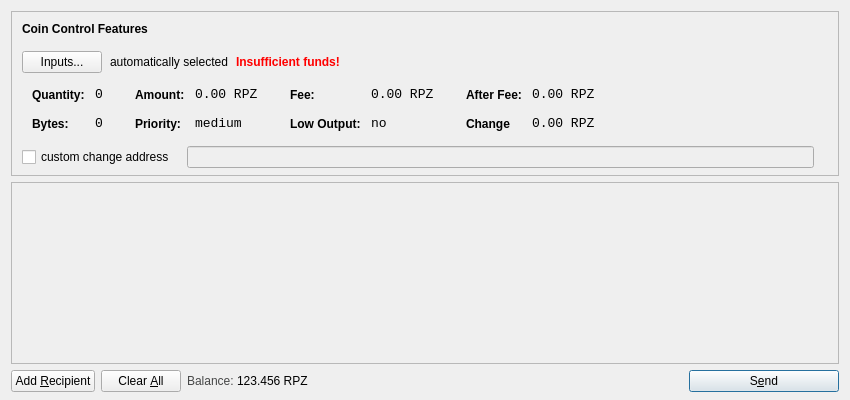
<?xml version="1.0" encoding="UTF-8"?>
<ui version="4.0">
 <class>SendCoinsDialog</class>
 <widget class="QDialog" name="SendCoinsDialog">
  <property name="geometry">
   <rect>
    <x>0</x>
    <y>0</y>
    <width>850</width>
    <height>400</height>
   </rect>
  </property>
  <property name="windowTitle">
   <string>Send Coins</string>
  </property>
  <layout class="QVBoxLayout" name="verticalLayout" stretch="0,1,0">
   <property name="bottomMargin">
    <number>8</number>
   </property>
   <item>
    <widget class="QFrame" name="frameCoinControl">
     <property name="sizePolicy">
      <sizepolicy hsizetype="Expanding" vsizetype="Expanding">
       <horstretch>0</horstretch>
       <verstretch>0</verstretch>
      </sizepolicy>
     </property>
     <property name="maximumSize">
      <size>
       <width>16777215</width>
       <height>16777215</height>
      </size>
     </property>
     <property name="frameShape">
      <enum>QFrame::StyledPanel</enum>
     </property>
     <property name="frameShadow">
      <enum>QFrame::Sunken</enum>
     </property>
     <layout class="QVBoxLayout" name="verticalLayoutCoinControl2">
      <property name="spacing">
       <number>6</number>
      </property>
      <property name="leftMargin">
       <number>0</number>
      </property>
      <property name="topMargin">
       <number>0</number>
      </property>
      <property name="rightMargin">
       <number>0</number>
      </property>
      <property name="bottomMargin">
       <number>6</number>
      </property>
      <item>
       <layout class="QVBoxLayout" name="verticalLayoutCoinControl" stretch="0,0,0,0,1">
        <property name="spacing">
         <number>0</number>
        </property>
        <property name="leftMargin">
         <number>10</number>
        </property>
        <property name="topMargin">
         <number>10</number>
        </property>
        <item>
         <layout class="QHBoxLayout" name="horizontalLayoutCoinControl1">
          <property name="bottomMargin">
           <number>15</number>
          </property>
          <item>
           <widget class="QLabel" name="labelCoinControlFeatures">
            <property name="sizePolicy">
             <sizepolicy hsizetype="Preferred" vsizetype="Maximum">
              <horstretch>0</horstretch>
              <verstretch>0</verstretch>
             </sizepolicy>
            </property>
            <property name="font">
             <font>
              <weight>75</weight>
              <bold>true</bold>
             </font>
            </property>
            <property name="styleSheet">
             <string notr="true">font-weight:bold;</string>
            </property>
            <property name="text">
             <string>Coin Control Features</string>
            </property>
           </widget>
          </item>
         </layout>
        </item>
        <item>
         <layout class="QHBoxLayout" name="horizontalLayoutCoinControl2" stretch="0,0,0,0">
          <property name="spacing">
           <number>8</number>
          </property>
          <property name="bottomMargin">
           <number>10</number>
          </property>
          <item>
           <widget class="QPushButton" name="pushButtonCoinControl">
            <property name="styleSheet">
             <string notr="true"/>
            </property>
            <property name="text">
             <string>Inputs...</string>
            </property>
           </widget>
          </item>
          <item>
           <widget class="QLabel" name="labelCoinControlAutomaticallySelected">
            <property name="text">
             <string>automatically selected</string>
            </property>
            <property name="margin">
             <number>5</number>
            </property>
           </widget>
          </item>
          <item>
           <widget class="QLabel" name="labelCoinControlInsuffFunds">
            <property name="font">
             <font>
              <weight>75</weight>
              <bold>true</bold>
             </font>
            </property>
            <property name="styleSheet">
             <string notr="true">color:red;font-weight:bold;</string>
            </property>
            <property name="text">
             <string>Insufficient funds!</string>
            </property>
            <property name="margin">
             <number>5</number>
            </property>
           </widget>
          </item>
          <item>
           <spacer name="horizontalSpacerCoinControl">
            <property name="orientation">
             <enum>Qt::Horizontal</enum>
            </property>
            <property name="sizeHint" stdset="0">
             <size>
              <width>40</width>
              <height>1</height>
             </size>
            </property>
           </spacer>
          </item>
         </layout>
        </item>
        <item>
         <widget class="QWidget" name="widgetCoinControl" native="true">
          <property name="sizePolicy">
           <sizepolicy hsizetype="Preferred" vsizetype="Preferred">
            <horstretch>0</horstretch>
            <verstretch>0</verstretch>
           </sizepolicy>
          </property>
          <property name="minimumSize">
           <size>
            <width>0</width>
            <height>0</height>
           </size>
          </property>
          <property name="styleSheet">
           <string notr="true"/>
          </property>
          <layout class="QHBoxLayout" name="horizontalLayoutCoinControl5">
           <property name="margin">
            <number>0</number>
           </property>
           <item>
            <layout class="QHBoxLayout" name="horizontalLayoutCoinControl3" stretch="0,0,0,1">
             <property name="spacing">
              <number>20</number>
             </property>
             <property name="topMargin">
              <number>0</number>
             </property>
             <property name="bottomMargin">
              <number>10</number>
             </property>
             <item>
              <layout class="QFormLayout" name="formLayoutCoinControl1">
               <property name="horizontalSpacing">
                <number>10</number>
               </property>
               <property name="verticalSpacing">
                <number>14</number>
               </property>
               <property name="leftMargin">
                <number>10</number>
               </property>
               <property name="topMargin">
                <number>4</number>
               </property>
               <property name="rightMargin">
                <number>6</number>
               </property>
               <item row="0" column="0">
                <widget class="QLabel" name="labelCoinControlQuantityText">
                 <property name="styleSheet">
                  <string notr="true">font-weight:bold;</string>
                 </property>
                 <property name="text">
                  <string>Quantity:</string>
                 </property>
                 <property name="margin">
                  <number>0</number>
                 </property>
                </widget>
               </item>
               <item row="0" column="1">
                <widget class="QLabel" name="labelCoinControlQuantity">
                 <property name="font">
                  <font>
                   <family>Monospace</family>
                   <pointsize>10</pointsize>
                  </font>
                 </property>
                 <property name="cursor">
                  <cursorShape>IBeamCursor</cursorShape>
                 </property>
                 <property name="contextMenuPolicy">
                  <enum>Qt::ActionsContextMenu</enum>
                 </property>
                 <property name="text">
                  <string>0</string>
                 </property>
                 <property name="margin">
                  <number>0</number>
                 </property>
                 <property name="textInteractionFlags">
                  <set>Qt::LinksAccessibleByMouse|Qt::TextSelectableByKeyboard|Qt::TextSelectableByMouse</set>
                 </property>
                </widget>
               </item>
               <item row="1" column="0">
                <widget class="QLabel" name="labelCoinControlBytesText">
                 <property name="styleSheet">
                  <string notr="true">font-weight:bold;</string>
                 </property>
                 <property name="text">
                  <string>Bytes:</string>
                 </property>
                </widget>
               </item>
               <item row="1" column="1">
                <widget class="QLabel" name="labelCoinControlBytes">
                 <property name="font">
                  <font>
                   <family>Monospace</family>
                   <pointsize>10</pointsize>
                  </font>
                 </property>
                 <property name="cursor">
                  <cursorShape>IBeamCursor</cursorShape>
                 </property>
                 <property name="contextMenuPolicy">
                  <enum>Qt::ActionsContextMenu</enum>
                 </property>
                 <property name="text">
                  <string>0</string>
                 </property>
                 <property name="textInteractionFlags">
                  <set>Qt::LinksAccessibleByMouse|Qt::TextSelectableByKeyboard|Qt::TextSelectableByMouse</set>
                 </property>
                </widget>
               </item>
              </layout>
             </item>
             <item>
              <layout class="QFormLayout" name="formLayoutCoinControl2">
               <property name="horizontalSpacing">
                <number>10</number>
               </property>
               <property name="verticalSpacing">
                <number>14</number>
               </property>
               <property name="leftMargin">
                <number>6</number>
               </property>
               <property name="topMargin">
                <number>4</number>
               </property>
               <property name="rightMargin">
                <number>6</number>
               </property>
               <item row="0" column="0">
                <widget class="QLabel" name="labelCoinControlAmountText">
                 <property name="styleSheet">
                  <string notr="true">font-weight:bold;</string>
                 </property>
                 <property name="text">
                  <string>Amount:</string>
                 </property>
                 <property name="margin">
                  <number>0</number>
                 </property>
                </widget>
               </item>
               <item row="0" column="1">
                <widget class="QLabel" name="labelCoinControlAmount">
                 <property name="font">
                  <font>
                   <family>Monospace</family>
                   <pointsize>10</pointsize>
                  </font>
                 </property>
                 <property name="cursor">
                  <cursorShape>IBeamCursor</cursorShape>
                 </property>
                 <property name="contextMenuPolicy">
                  <enum>Qt::ActionsContextMenu</enum>
                 </property>
                 <property name="text">
                  <string>0.00 RPZ</string>
                 </property>
                 <property name="textInteractionFlags">
                  <set>Qt::LinksAccessibleByMouse|Qt::TextSelectableByKeyboard|Qt::TextSelectableByMouse</set>
                 </property>
                </widget>
               </item>
               <item row="1" column="0">
                <widget class="QLabel" name="labelCoinControlPriorityText">
                 <property name="styleSheet">
                  <string notr="true">font-weight:bold;</string>
                 </property>
                 <property name="text">
                  <string>Priority:</string>
                 </property>
                </widget>
               </item>
               <item row="1" column="1">
                <widget class="QLabel" name="labelCoinControlPriority">
                 <property name="font">
                  <font>
                   <family>Monospace</family>
                   <pointsize>10</pointsize>
                  </font>
                 </property>
                 <property name="cursor">
                  <cursorShape>IBeamCursor</cursorShape>
                 </property>
                 <property name="contextMenuPolicy">
                  <enum>Qt::ActionsContextMenu</enum>
                 </property>
                 <property name="text">
                  <string>medium</string>
                 </property>
                 <property name="textInteractionFlags">
                  <set>Qt::LinksAccessibleByMouse|Qt::TextSelectableByKeyboard|Qt::TextSelectableByMouse</set>
                 </property>
                </widget>
               </item>
              </layout>
             </item>
             <item>
              <layout class="QFormLayout" name="formLayoutCoinControl3">
               <property name="horizontalSpacing">
                <number>10</number>
               </property>
               <property name="verticalSpacing">
                <number>14</number>
               </property>
               <property name="leftMargin">
                <number>6</number>
               </property>
               <property name="topMargin">
                <number>4</number>
               </property>
               <property name="rightMargin">
                <number>6</number>
               </property>
               <item row="0" column="0">
                <widget class="QLabel" name="labelCoinControlFeeText">
                 <property name="styleSheet">
                  <string notr="true">font-weight:bold;</string>
                 </property>
                 <property name="text">
                  <string>Fee:</string>
                 </property>
                 <property name="margin">
                  <number>0</number>
                 </property>
                </widget>
               </item>
               <item row="0" column="1">
                <widget class="QLabel" name="labelCoinControlFee">
                 <property name="font">
                  <font>
                   <family>Monospace</family>
                   <pointsize>10</pointsize>
                  </font>
                 </property>
                 <property name="cursor">
                  <cursorShape>IBeamCursor</cursorShape>
                 </property>
                 <property name="contextMenuPolicy">
                  <enum>Qt::ActionsContextMenu</enum>
                 </property>
                 <property name="text">
                  <string>0.00 RPZ</string>
                 </property>
                 <property name="textInteractionFlags">
                  <set>Qt::LinksAccessibleByMouse|Qt::TextSelectableByKeyboard|Qt::TextSelectableByMouse</set>
                 </property>
                </widget>
               </item>
               <item row="1" column="0">
                <widget class="QLabel" name="labelCoinControlLowOutputText">
                 <property name="styleSheet">
                  <string notr="true">font-weight:bold;</string>
                 </property>
                 <property name="text">
                  <string>Low Output:</string>
                 </property>
                </widget>
               </item>
               <item row="1" column="1">
                <widget class="QLabel" name="labelCoinControlLowOutput">
                 <property name="font">
                  <font>
                   <family>Monospace</family>
                   <pointsize>10</pointsize>
                  </font>
                 </property>
                 <property name="cursor">
                  <cursorShape>IBeamCursor</cursorShape>
                 </property>
                 <property name="contextMenuPolicy">
                  <enum>Qt::ActionsContextMenu</enum>
                 </property>
                 <property name="text">
                  <string>no</string>
                 </property>
                 <property name="textInteractionFlags">
                  <set>Qt::LinksAccessibleByMouse|Qt::TextSelectableByKeyboard|Qt::TextSelectableByMouse</set>
                 </property>
                </widget>
               </item>
              </layout>
             </item>
             <item>
              <layout class="QFormLayout" name="formLayoutCoinControl4">
               <property name="horizontalSpacing">
                <number>10</number>
               </property>
               <property name="verticalSpacing">
                <number>14</number>
               </property>
               <property name="leftMargin">
                <number>6</number>
               </property>
               <property name="topMargin">
                <number>4</number>
               </property>
               <property name="rightMargin">
                <number>6</number>
               </property>
               <item row="0" column="0">
                <widget class="QLabel" name="labelCoinControlAfterFeeText">
                 <property name="styleSheet">
                  <string notr="true">font-weight:bold;</string>
                 </property>
                 <property name="text">
                  <string>After Fee:</string>
                 </property>
                 <property name="margin">
                  <number>0</number>
                 </property>
                </widget>
               </item>
               <item row="0" column="1">
                <widget class="QLabel" name="labelCoinControlAfterFee">
                 <property name="font">
                  <font>
                   <family>Monospace</family>
                   <pointsize>10</pointsize>
                  </font>
                 </property>
                 <property name="cursor">
                  <cursorShape>IBeamCursor</cursorShape>
                 </property>
                 <property name="contextMenuPolicy">
                  <enum>Qt::ActionsContextMenu</enum>
                 </property>
                 <property name="text">
                  <string>0.00 RPZ</string>
                 </property>
                 <property name="textInteractionFlags">
                  <set>Qt::LinksAccessibleByMouse|Qt::TextSelectableByKeyboard|Qt::TextSelectableByMouse</set>
                 </property>
                </widget>
               </item>
               <item row="1" column="0">
                <widget class="QLabel" name="labelCoinControlChangeText">
                 <property name="styleSheet">
                  <string notr="true">font-weight:bold;</string>
                 </property>
                 <property name="text">
                  <string>Change</string>
                 </property>
                </widget>
               </item>
               <item row="1" column="1">
                <widget class="QLabel" name="labelCoinControlChange">
                 <property name="font">
                  <font>
                   <family>Monospace</family>
                   <pointsize>10</pointsize>
                  </font>
                 </property>
                 <property name="cursor">
                  <cursorShape>IBeamCursor</cursorShape>
                 </property>
                 <property name="contextMenuPolicy">
                  <enum>Qt::ActionsContextMenu</enum>
                 </property>
                 <property name="text">
                  <string>0.00 RPZ</string>
                 </property>
                 <property name="textInteractionFlags">
                  <set>Qt::LinksAccessibleByMouse|Qt::TextSelectableByKeyboard|Qt::TextSelectableByMouse</set>
                 </property>
                </widget>
               </item>
              </layout>
             </item>
            </layout>
           </item>
          </layout>
         </widget>
        </item>
        <item>
         <layout class="QHBoxLayout" name="horizontalLayoutCoinControl4" stretch="0,0,0">
          <property name="spacing">
           <number>12</number>
          </property>
          <property name="sizeConstraint">
           <enum>QLayout::SetDefaultConstraint</enum>
          </property>
          <property name="topMargin">
           <number>5</number>
          </property>
          <property name="rightMargin">
           <number>5</number>
          </property>
          <item>
           <widget class="QCheckBox" name="checkBoxCoinControlChange">
            <property name="text">
             <string>custom change address</string>
            </property>
           </widget>
          </item>
          <item>
           <widget class="QLineEdit" name="lineEditCoinControlChange">
            <property name="enabled">
             <bool>false</bool>
            </property>
            <property name="sizePolicy">
             <sizepolicy hsizetype="Expanding" vsizetype="Fixed">
              <horstretch>0</horstretch>
              <verstretch>0</verstretch>
             </sizepolicy>
            </property>
           </widget>
          </item>
          <item>
           <widget class="QLabel" name="labelCoinControlChangeLabel">
            <property name="sizePolicy">
             <sizepolicy hsizetype="Preferred" vsizetype="Expanding">
              <horstretch>0</horstretch>
              <verstretch>0</verstretch>
             </sizepolicy>
            </property>
            <property name="minimumSize">
             <size>
              <width>0</width>
              <height>0</height>
             </size>
            </property>
            <property name="text">
             <string/>
            </property>
            <property name="margin">
             <number>3</number>
            </property>
           </widget>
          </item>
         </layout>
        </item>
        <item>
         <spacer name="verticalSpacerCoinControl">
          <property name="orientation">
           <enum>Qt::Vertical</enum>
          </property>
          <property name="sizeHint" stdset="0">
           <size>
            <width>800</width>
            <height>1</height>
           </size>
          </property>
         </spacer>
        </item>
       </layout>
      </item>
     </layout>
    </widget>
   </item>
   <item>
    <widget class="QScrollArea" name="scrollArea">
     <property name="widgetResizable">
      <bool>true</bool>
     </property>
     <widget class="QWidget" name="scrollAreaWidgetContents">
      <property name="geometry">
       <rect>
        <x>0</x>
        <y>0</y>
        <width>830</width>
        <height>156</height>
       </rect>
      </property>
      <layout class="QVBoxLayout" name="verticalLayout_2">
       <property name="margin">
        <number>0</number>
       </property>
       <item>
        <layout class="QVBoxLayout" name="entries">
         <property name="spacing">
          <number>6</number>
         </property>
        </layout>
       </item>
       <item>
        <spacer name="verticalSpacer">
         <property name="orientation">
          <enum>Qt::Vertical</enum>
         </property>
         <property name="sizeHint" stdset="0">
          <size>
           <width>20</width>
           <height>40</height>
          </size>
         </property>
        </spacer>
       </item>
      </layout>
     </widget>
    </widget>
   </item>
   <item>
    <layout class="QHBoxLayout" name="horizontalLayout">
     <item>
      <widget class="QPushButton" name="addButton">
       <property name="toolTip">
        <string>Send to multiple recipients at once</string>
       </property>
       <property name="text">
        <string>Add &amp;Recipient</string>
       </property>
       <property name="icon">
        <iconset resource="../bitcoin.qrc">
         <normaloff>:/icons/add</normaloff>:/icons/add</iconset>
       </property>
       <property name="autoDefault">
        <bool>false</bool>
       </property>
      </widget>
     </item>
     <item>
      <widget class="QPushButton" name="clearButton">
       <property name="sizePolicy">
        <sizepolicy hsizetype="Minimum" vsizetype="Fixed">
         <horstretch>0</horstretch>
         <verstretch>0</verstretch>
        </sizepolicy>
       </property>
       <property name="toolTip">
        <string>Remove all transaction fields</string>
       </property>
       <property name="text">
        <string>Clear &amp;All</string>
       </property>
       <property name="icon">
        <iconset resource="../bitcoin.qrc">
         <normaloff>:/icons/remove</normaloff>:/icons/remove</iconset>
       </property>
       <property name="autoRepeatDelay">
        <number>300</number>
       </property>
       <property name="autoDefault">
        <bool>false</bool>
       </property>
      </widget>
     </item>
     <item>
      <layout class="QHBoxLayout" name="horizontalLayout_2">
       <property name="spacing">
        <number>3</number>
       </property>
       <item>
        <widget class="QLabel" name="label">
         <property name="sizePolicy">
          <sizepolicy hsizetype="Preferred" vsizetype="Fixed">
           <horstretch>0</horstretch>
           <verstretch>0</verstretch>
          </sizepolicy>
         </property>
         <property name="styleSheet">
          <string notr="true">#label { color: #464747; }</string>
         </property>
         <property name="text">
          <string>Balance:</string>
         </property>
        </widget>
       </item>
       <item>
        <widget class="QLabel" name="labelBalance">
         <property name="sizePolicy">
          <sizepolicy hsizetype="Preferred" vsizetype="Fixed">
           <horstretch>0</horstretch>
           <verstretch>0</verstretch>
          </sizepolicy>
         </property>
         <property name="cursor">
          <cursorShape>IBeamCursor</cursorShape>
         </property>
         <property name="styleSheet">
          <string notr="true">#label { color: #464747; }</string>
         </property>
         <property name="text">
          <string>123.456 RPZ</string>
         </property>
         <property name="textInteractionFlags">
          <set>Qt::LinksAccessibleByMouse|Qt::TextSelectableByKeyboard|Qt::TextSelectableByMouse</set>
         </property>
        </widget>
       </item>
      </layout>
     </item>
     <item>
      <spacer name="horizontalSpacer">
       <property name="orientation">
        <enum>Qt::Horizontal</enum>
       </property>
       <property name="sizeHint" stdset="0">
        <size>
         <width>40</width>
         <height>20</height>
        </size>
       </property>
      </spacer>
     </item>
     <item>
      <widget class="QPushButton" name="sendButton">
       <property name="minimumSize">
        <size>
         <width>150</width>
         <height>0</height>
        </size>
       </property>
       <property name="toolTip">
        <string>Confirm the send action</string>
       </property>
       <property name="text">
        <string>S&amp;end</string>
       </property>
       <property name="icon">
        <iconset resource="../bitcoin.qrc">
         <normaloff>:/icons/send</normaloff>:/icons/send</iconset>
       </property>
       <property name="default">
        <bool>true</bool>
       </property>
      </widget>
     </item>
    </layout>
   </item>
  </layout>
 </widget>
 <resources>
  <include location="../bitcoin.qrc"/>
 </resources>
 <connections/>
</ui>
